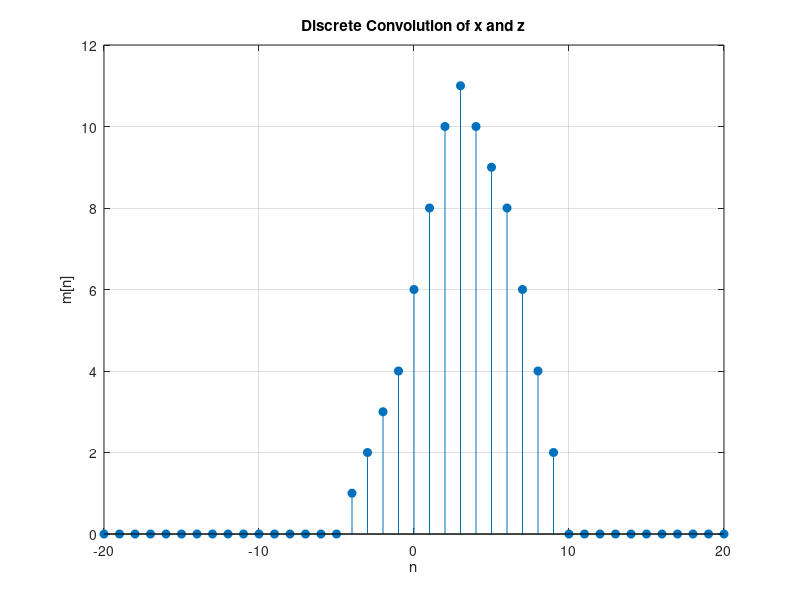
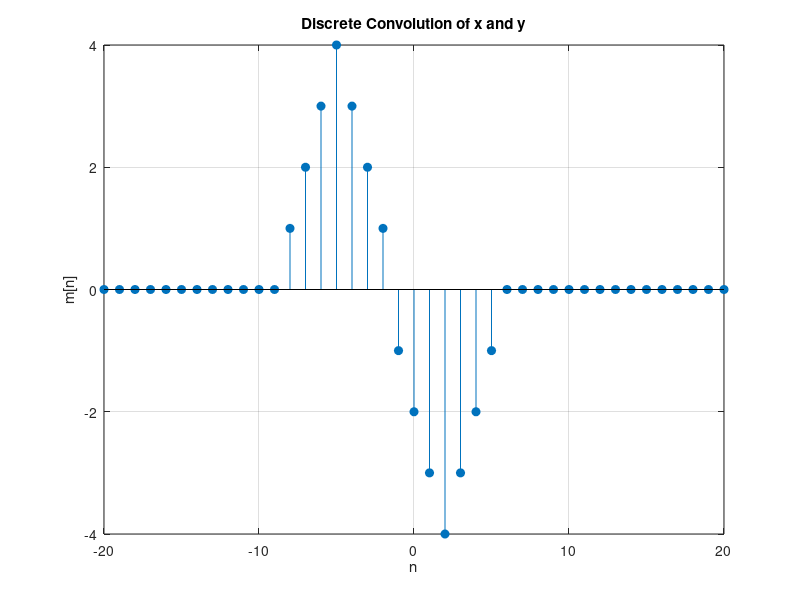
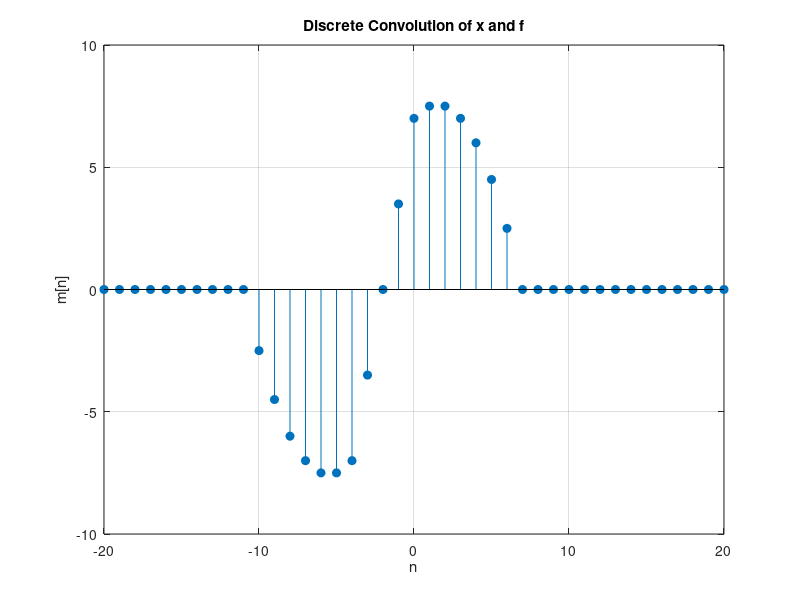
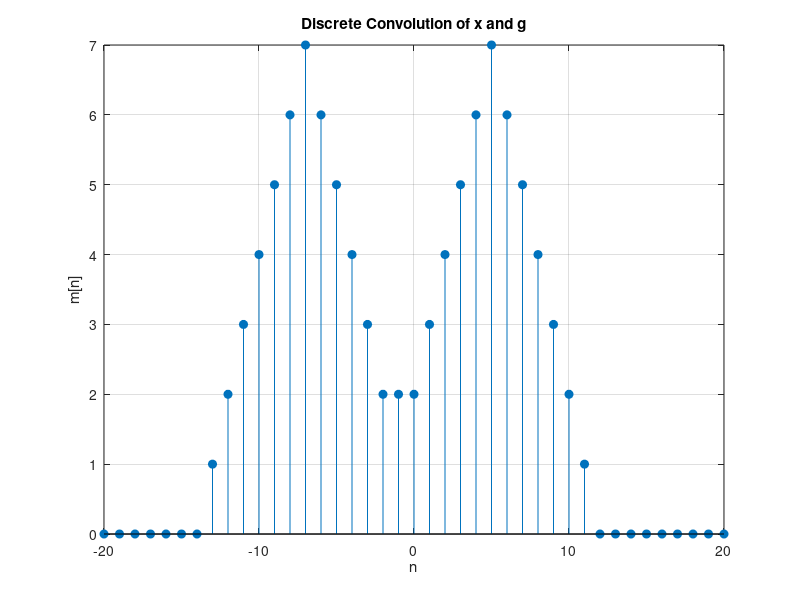

Reproduce these figures in MATLAB, in order.

n = -10:10; %setting first value of n for graphs and convolutions             
x = [0 0 0 0 0 1 1 1 1 1 1 1 0 0 0 0 0 0 0 0 0];
y = [0 0 0 0 0 0 0 1 1 1 1 -1 -1 -1 -1 0 0 0 0 0 0];
z = [0 0 0 0 0 0 0 0 0 0 0 1 1 1 1 2 2 2 2 0 0]; %setting all the values for the original graphs
w = [0 0 0 0 0 0 -1 0 1 2 3 2 1 0 -1 0 0 0 0 0 0];
f = [0 0 0 0 0 0-2.5 -2 -1.5 -1 -0.5 0 0.5 1 1.5 2 2.5 0 0 0 0 0];
g = [0 0 1 1 1 1 1 1 1 0 0 0 0 0 1 1 1 1 1 1 1];
a = conv(x,z);
b = conv(x,y);
c = conv(x,f); %convolutions for result of each part
d = conv(x,g);
e = conv(y,z);
f1 = conv(y,g);
g1 = conv(y,w);
h = conv(y,f);
i = conv(z,g);
j = conv(w,g);
k = conv(f,g);
n = -20:20; %new value of n for graphing convolutions
stem(n, a, 'filled')
grid on  %graph of each convolution (all of them have the same format)
xlabel('n')
ylabel('m[n]')
title('Discrete Convolution of x and z')
figure;
stem(n, b, 'filled')
grid on
xlabel('n')
ylabel('m[n]')
title('Discrete Convolution of x and y')
figure;
stem(n, c, 'filled')
grid on
xlabel('n')
ylabel('m[n]')
title('Discrete Convolution of x and f')
figure;
stem(n, d, 'filled')
grid on
xlabel('n')
ylabel('m[n]')
title('Discrete Convolution of x and g')
figure;
stem(n, e, 'filled')
grid on
xlabel('n')
ylabel('m[n]')
title('Discrete Convolution of y and z')
figure;
stem(n, f1, 'filled')
grid on
xlabel('n')
ylabel('m[n]')
title('Discrete Convolution of y and g')
figure;
stem(n, g1, 'filled')
grid on
xlabel('n')
ylabel('m[n]')
title('Discrete Convolution of y and w')
figure;
stem(n, h, 'filled')
grid on
xlabel('n')
ylabel('m[n]')
title('Discrete Convolution of y and f')
figure;
stem(n, i, 'filled')
grid on
xlabel('n')
ylabel('m[n]')
title('Discrete Convolution of z and g')
figure;
stem(n, j, 'filled')
grid on
xlabel('n')
ylabel('m[n]')
title('Discrete Convolution of w and g')
figure;
stem(n, k, 'filled')
grid on
xlabel('n')
ylabel('m[n]')
title('Discrete Convolution of f and g')
figure;
b = [0.0675, 0.1349, 0.675];   
a = [1, -1.143, 0.4128];      
figure;
y = filter(b, a, x);
plot(x,y)
